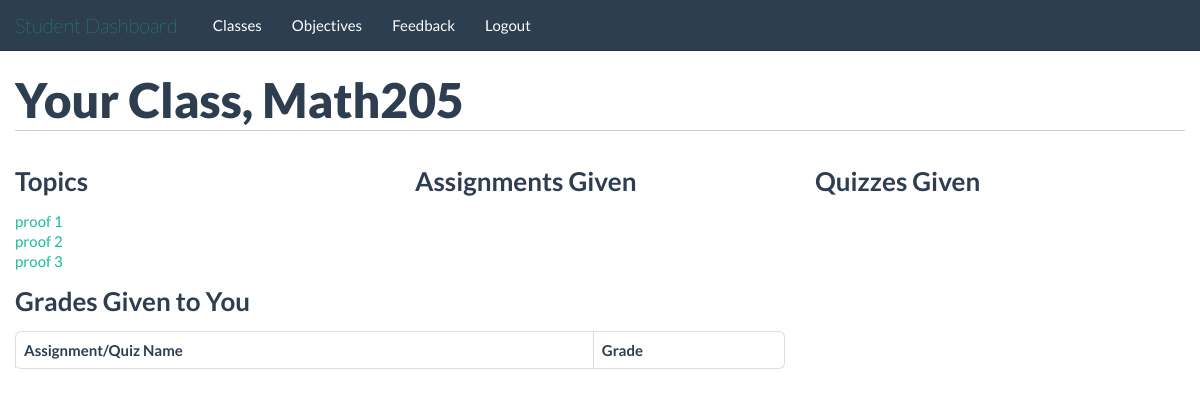
Page /students/class/3/ (signed in) on the earlier database version.
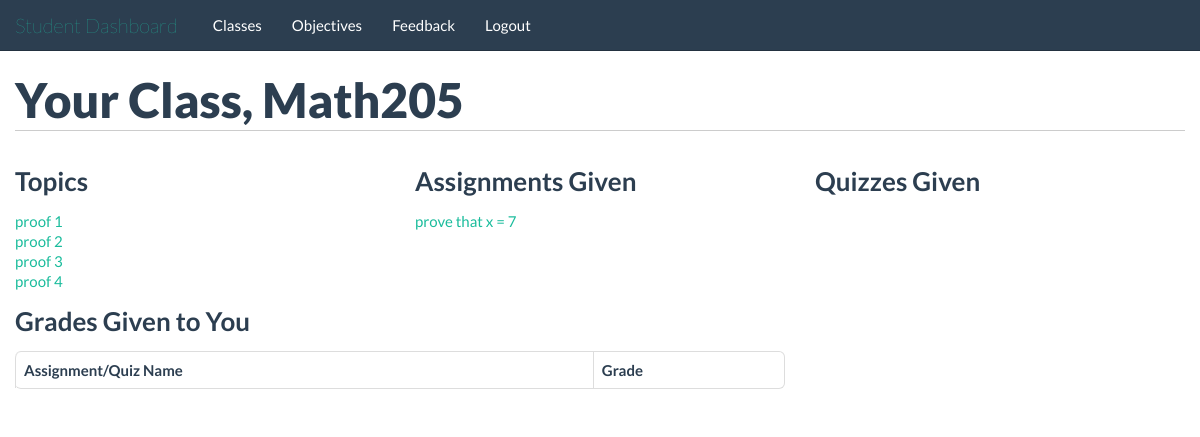
Same page on the later database version.
### tables this page shows
CREATE TABLE topics(
id INTEGER PRIMARY KEY,
class_id INTEGER,
name TEXT,
FOREIGN KEY(class_id) REFERENCES classes(id)
);

CREATE TABLE assignments(
id INTEGER PRIMARY KEY,
class_id INTEGER,
gets_file INTEGER,
turn_in INTEGER,
name TEXT,
description BLOB,
due_date TEXT, topic_id INTEGER,
FOREIGN KEY(class_id) REFERENCES classes(id)
);

### application/students.py (the view)
@app.route('/students/class/<class_id>/')
@validate_student
def student_class_page(class_id):
	class_name = query_db("SELECT name FROM classes WHERE id=?;", [class_id], one=True)
	return render_template('/students/class_page.html', class_name=str(class_name[0]), topics=get_class_topic(class_id), assignments=get_class_assign(class_id), quizzes=get_class_quiz(class_id), grades=get_student_grade(class_id))

### application/db_connect.py (called while the page is built)
def get_db():
    db = getattr(g, '_database', None)
    if db is None:
        db = g._database = sqlite3.connect(DATABASE)
    return db

@app.teardown_appcontext
def close_connection(exception):
    db = getattr(g, '_database', None)
    if db is not None:
        db.close()

def query_db(query, args=(), one=False):
    cur = get_db().execute(query, args)
    returnval = cur.fetchall()
    cur.close()
    return (returnval[0] if returnval else None) if one else returnval

def validate_student(func):
	@wraps(func)
	def f(*args, **kwds):
		if not 'isTeacher' in session:
			return redirect("/")
		if session['isTeacher'] == 1:
			return redirect("/teachers/")
		return func(*args, **kwds)
	return f

def get_class_topic(class_id):
	topic_data = query_db("select id, name from topics where class_id=?", [class_id])
	topics = []
	for topic in topic_data:
		topic_dict_class = {}
		topic_dict_class['id'] = topic[0]
		topic_dict_class['name'] = topic[1]
		topics.append(topic_dict_class)
	return topics

### application/templates/students/class_page.html (shortened to what this page needs)
{% extends "/students/base_template.html" %}
	{% block body %}
		<div class="container">
			<div class="row">
				<div class="span12">
					<h1>Your Class, {{class_name}}</h1>
				</div>
			</div>
			<div class="row">
				<div class="span4">
					<h2>Topics</h2>
					<ul>
						{% for topic in topics %}
							<li><a href="/students/topics/{{topic.id}}/">{{topic.name}}</a></li>
						{% endfor %}
					</ul>
				</div>
				<div class="span4">
					<h2>Assignments Given</h2>
					<ul>
						{% for assignment in assignments %}
							<li><a href="/students/assignments/{{assignment.id}}/">{{assignment.name}}</a></li>
						{% endfor %}
					</ul>
				</div>
				<div class="span4">
					<h2>Quizzes Given</h2>
				</div>
			</div>
			<div class="row">
				<div class="span8">
					<h2>Grades Given to You</h2>
					<table class="table table-striped table-hover table-bordered">
						<thead>
							<tr>
								<th>Assignment/Quiz Name</th>
								<th>Grade</th>
							</tr>
						</thead>
					</table>
				</div>
			</div>
		</div>
	{% endblock %}

Differences in the rows shown:
added topics: name "proof 4"
added assignments: name "prove that x = 7"
